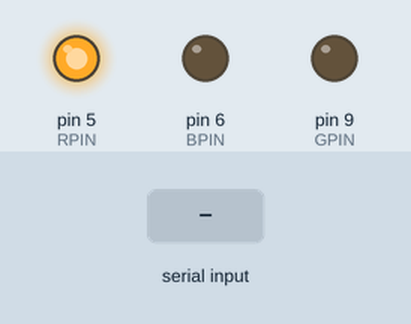
A sketch run on a simulated Arduino Uno, built with avr-gcc and run on an emulated ATmega328P. Shown: output pins drawn as LEDs (lit = HIGH). Inputs (shaded band) come from the test bench. What the sketch prints to the serial monitor is not drawn.

Above: at 0.1 s.
At 2.1 s:
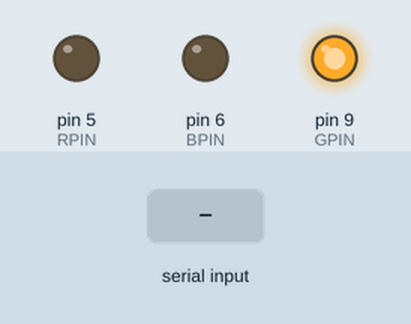
At 7.2 s:
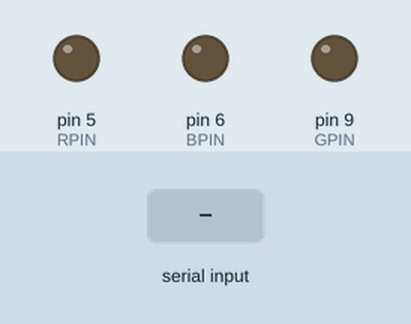
7.3 s: "90,45\n" received over Serial
8.8 s: "90,45\n" received over the second serial link
10.4 s: "3\n" received over Serial
11.9 s: "30,150\n" received over the second serial link
13.5 s: "1,90,45\n" received over Serial
15.0 s: "3\n" received over the second serial link
Timing chart, 0 to 17.6 s (numbered marks = the images above; inputs shaded):
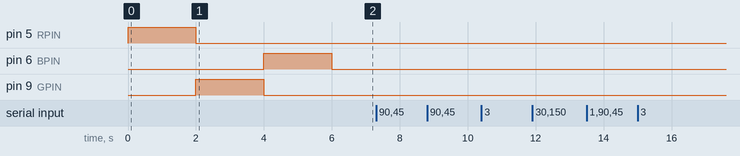

Measured:
- after the input at 7.3 s, every drawn part: stays the same
- after the input at 8.8 s, every drawn part: stays the same
- after the input at 10.4 s, every drawn part: stays the same
- after the input at 11.9 s, every drawn part: stays the same
- after the input at 13.5 s, every drawn part: stays the same
- after the input at 15.0 s, every drawn part: stays the same

The sketch:

HM10.ino
```cpp
#include <SoftwareSerial.h>

SoftwareSerial bluetooth(10, 11);// RX, TX

int RPIN = 5;  // what PIN are you using for RED?
int BPIN = 6; // what PIN are you using for BLUE?
int GPIN = 9; // what PIN are you using for GREEN?

String header = "186;186;170;170;";
String data = "";
String separator = ";";
String cmdCode = "";
String cmdValues = "";
String cmdValue = "";
int r = 0;
int g = 0;
int b = 0;

long bauds[] = {
    // major
    9600L, 19200L, 38400L, 57600L, 74880L, 115200L, 230400L, 250000L
  };


void setup()
{
  Serial.begin(9600L);
  bluetooth.begin(9600L);

  setAllLedlight(255, 0, 0);
  delay(2000);

  setAllLedlight(0, 255, 0);
  delay(2000);

  setAllLedlight(0, 0, 255);
  delay(2000);

  setAllLedlight(0, 0, 0);

}

void loop()
{
  if(bluetooth.available()) {
      Serial.print("bluetooth write : ");
      data = "";
      delay(100);
      while(bluetooth.available())
      {
        byte toSend = (byte)bluetooth.read();
        Serial.print((char)toSend);
        data.concat(String(toSend, DEC));
        data.concat(separator);
      }
      Serial.println("");
      Serial.println(data);
      extractCommand();
      execCommand();
   }

  //Read from usb serial to bluetooth
  if(Serial.available()) {
    Serial.print("Serial write : ");
    while(Serial.available())
    {
      char toSend = (char)Serial.read();
      bluetooth.write(toSend);
      Serial.print(toSend);
    }
    bluetooth.println("");
    Serial.println("");
  }


  //Read from usb serial to bluetooth
  /*if(Serial.available()) {
    lcd.setCursor(0,0);
    lcd.print("read : ");

    while(Serial.available())
    {
      byte toSend = (byte)Serial.read();
      lcd.print(toSend, HEX);
    }
  } */
}

/*bool detectBleBaudRate() {
  for (int i=0; i<(sizeof(bauds)/sizeof(long)); i++) {
    long cur_baud = bauds[i];
    bluetooth.begin(cur_baud);

    delay(500);
    bluetooth.println("AT");
    delay(500);

    if (bluetooth.available()){
      while(bluetooth.available()) {
        char c = bluetooth.read();
        Serial.print(String(c));
      }

      return true;
    }
  } s
  Serial.println("BLE not available !");
  return false;
}*/

void setAllLedlight(int redValue, int greenValue, int blueValue) {
  setLedlight(RPIN, redValue);
  setLedlight(GPIN, greenValue);
  setLedlight(BPIN, blueValue);
}

void setLedlight(int pin, int value) {
  analogWrite(pin,map(value, 0, 255, 0, 1023));
}

void execCommand() {
  switch (cmdCode.toInt()) {
    case 3:
     r = nextCommandValue();
      g = nextCommandValue();
      b = nextCommandValue();
      setAllLedlight(r, g, b);
      break;
    case 2:
      //do something when var equals 2
      break;
    default:
      // if nothing else matches, do the default
      // default is optional
    break;
  }

}


void extractCommand() {
  if (data.startsWith(header)) {
    String cmd = data.substring(data.indexOf(header) + header.length());
    cmdCode = cmd.substring(0, cmd.indexOf(separator));
    cmdValues = cmd.substring(cmd.indexOf(separator) + 1);
  }
}

int nextCommandValue() {
  cmdValue = cmdValues.substring(0, cmdValues.indexOf(separator));
  cmdValues = cmdValues.substring(cmdValues.indexOf(separator) + 1);
  return cmdValue.toInt();
}
```
